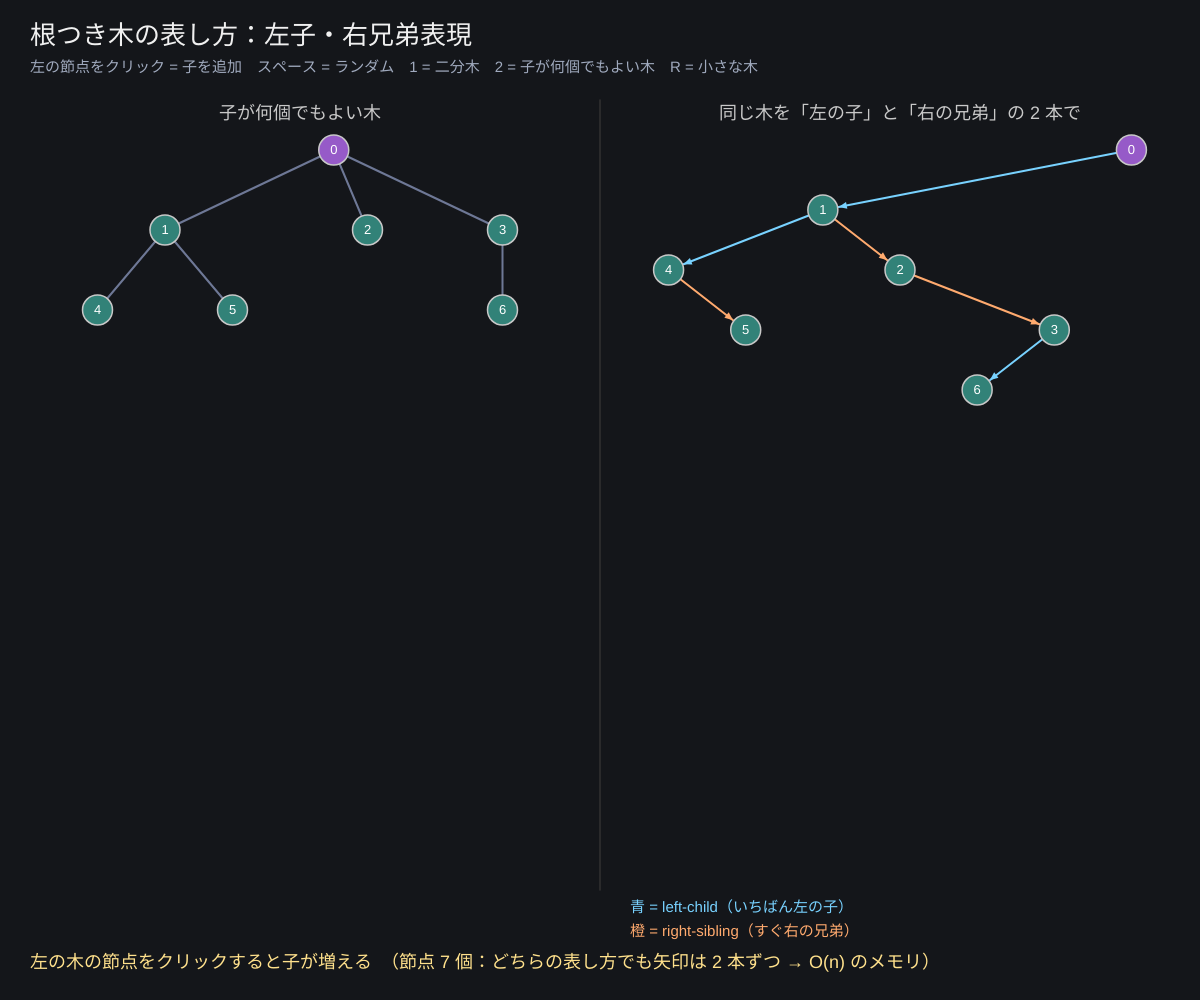
Frame 1 (no input)
Frame 60 (no input): identical to frame 1, image omitted
Frame 120 (the mouse pressed at the canvas centre since frame 60): identical to frame 1, image omitted

The p5.js sketch that drew this single still picture (run headless with seeded random() and noise() and a simulated clock; from frame 60 on, the mouse is pressed at the canvas centre):

// p5.js sketch
// ── sketch.js
// ============================================
// 03 根つき木の表し方
// 子の数が決まっていない木でも、各節点に「いちばん左の子」と「すぐ右の兄弟」の 2 本の矢印だけで表せる
// （左子・右兄弟表現 left-child, right-sibling）。左が普通の絵、右が同じ木を 2 本の矢印で描いたもの
// 操作：左の木の節点をクリック = 子を追加 / スペース = ランダムな木 / 1 = 二分木 / 2 = 子が何個でもよい木 / R = 小さな木
// ============================================

let maxChildren = 4;  // ★ ランダムな木の子の数の最大
let maxNodes = 22;    // ★ 節点の数の上限

let rootT, nextId = 0, hoverId = -1, mode = 2;
let msg = '左の木の節点をクリックすると子が増える';

function setup() {
  createCanvas(windowWidth, windowHeight);
  smallTree();
}

function newNode() { return { id: nextId++, children: [] }; }
function smallTree() {
  nextId = 0; rootT = newNode();
  let a = newNode(), b = newNode(), c = newNode();
  rootT.children.push(a, b, c);
  a.children.push(newNode(), newNode());
  c.children.push(newNode());
}
function randomTree(maxK) {
  nextId = 0; rootT = newNode();
  let q = [rootT];
  while (q.length && nextId < maxNodes - maxK) {
    let x = q.shift();
    let k = floor(random(x === rootT ? 2 : 0, maxK + 1));
    for (let i = 0; i < k && nextId < maxNodes; i++) { let c = newNode(); x.children.push(c); q.push(c); }
  }
}
function countAll(x) { return 1 + x.children.reduce((s, c) => s + countAll(c), 0); }

// 普通の木の位置：葉を左から順に並べ、親は子の真ん中
function layoutGeneral(x, d, ctr, out) {
  if (x.children.length === 0) { out[x.id] = { x: ctr.v++, d }; return out[x.id].x; }
  let xs = x.children.map((c) => layoutGeneral(c, d + 1, ctr, out));
  out[x.id] = { x: (xs[0] + xs[xs.length - 1]) / 2, d };
  return out[x.id].x;
}
// 左子・右兄弟の二分木：left = 最初の子、right = 次の兄弟。中間順で横位置を決める
function toLCRS(x, sib) {
  return { id: x.id, left: x.children.length ? toLCRS(x.children[0], x.children.slice(1)) : null,
           right: sib && sib.length ? toLCRS(sib[0], sib.slice(1)) : null };
}
function layoutBinary(b, d, ctr, out) {
  if (!b) return;
  layoutBinary(b.left, d + 1, ctr, out);
  out[b.id] = { x: ctr.v++, d };
  layoutBinary(b.right, d + 1, ctr, out);
}

function draw() {
  background(20, 22, 26);
  noStroke(); fill(240); textAlign(LEFT, TOP); textSize(26);
  text('根つき木の表し方：左子・右兄弟表現', 30, 24);
  fill(160, 170, 190); textSize(15);
  text('左の節点をクリック = 子を追加　スペース = ランダム　1 = 二分木　2 = 子が何個でもよい木　R = 小さな木', 30, 60);

  let gen = {}, ctr = { v: 0 };
  layoutGeneral(rootT, 0, ctr, gen);
  let leaves = ctr.v;
  let bin = {}, ctr2 = { v: 0 }, lc = toLCRS(rootT, null);
  layoutBinary(lc, 0, ctr2, bin);
  let n = ctr2.v;
  let maxDg = max(Object.values(gen).map((p) => p.d)), maxDb = max(Object.values(bin).map((p) => p.d));

  let half = width / 2, top0 = 150;
  let P = (p) => ({ x: 30 + ((p.x + 0.5) / max(1, leaves)) * (half - 60), y: top0 + p.d * min(80, (height - 260) / (maxDg + 1)) });
  let Q = (p) => ({ x: half + 30 + ((p.x + 0.5) / n) * (half - 60), y: top0 + p.d * min(60, (height - 260) / (maxDb + 1)) });

  // ホバー判定（左の木）
  hoverId = -1;
  for (let id in gen) { let p = P(gen[id]); if (dist(mouseX, mouseY, p.x, p.y) < 18) hoverId = +id; }
  for (let id in bin) { let p = Q(bin[id]); if (dist(mouseX, mouseY, p.x, p.y) < 18) hoverId = +id; }

  // 左：普通の木
  fill(200); textSize(18); textAlign(CENTER, TOP);
  text(mode === 1 ? '二分木（子は left / right の 2 つまで）' : '子が何個でもよい木', half / 2, 105);
  (function edges(x) { for (let c of x.children) { let a = P(gen[x.id]), b = P(gen[c.id]); stroke(110, 120, 150); strokeWeight(2); line(a.x, a.y, b.x, b.y); edges(c); } })(rootT);
  for (let id in gen) drawNode(P(gen[id]), +id);

  // 右：左子・右兄弟
  fill(200); noStroke(); textSize(18); textAlign(CENTER, TOP);
  text('同じ木を「左の子」と「右の兄弟」の 2 本で', half + half / 2, 105);
  (function e2(b) {
    if (!b) return;
    let a = Q(bin[b.id]);
    if (b.left) { let c = Q(bin[b.left.id]); arrowL(a, c, color(120, 210, 255)); e2(b.left); }
    if (b.right) { let c = Q(bin[b.right.id]); arrowL(a, c, color(255, 170, 110)); e2(b.right); }
  })(lc);
  for (let id in bin) drawNode(Q(bin[id]), +id);

  stroke(50); line(half, 100, half, height - 110);
  noStroke(); textAlign(LEFT, TOP); textSize(15);
  fill(120, 210, 255); text('青 = left-child（いちばん左の子）', half + 30, height - 100);
  fill(255, 170, 110); text('橙 = right-sibling（すぐ右の兄弟）', half + 30, height - 76);
  fill(255, 225, 140); textSize(18);
  text(msg + `　（節点 ${countAll(rootT)} 個：どちらの表し方でも矢印は 2 本ずつ → O(n) のメモリ）`, 30, height - 46);
}

function drawNode(p, id) {
  let h = id === hoverId;
  stroke(h ? color(255, 214, 90) : color(200)); strokeWeight(h ? 4 : 1.5);
  fill(id === 0 ? color(150, 90, 200) : color(50, 130, 120));
  circle(p.x, p.y, 30);
  noStroke(); fill(255); textAlign(CENTER, CENTER); textSize(13);
  text(id, p.x, p.y);
}
function arrowL(a, b, c) {
  stroke(c); strokeWeight(2);
  let ang = atan2(b.y - a.y, b.x - a.x);
  let ex = b.x - cos(ang) * 16, ey = b.y - sin(ang) * 16;
  line(a.x, a.y, ex, ey);
  noStroke(); fill(c);
  triangle(ex, ey, ex - cos(ang - 0.4) * 9, ey - sin(ang - 0.4) * 9, ex - cos(ang + 0.4) * 9, ey - sin(ang + 0.4) * 9);
}
function findNode(x, id) { if (x.id === id) return x; for (let c of x.children) { let r = findNode(c, id); if (r) return r; } return null; }

function mousePressed() {
  if (hoverId < 0) return;
  if (countAll(rootT) >= maxNodes) { msg = 'これ以上は増やせません'; return; }
  let x = findNode(rootT, hoverId);
  if (mode === 1 && x.children.length >= 2) { msg = '二分木なので子は 2 つまで'; return; }
  x.children.push(newNode());
  msg = `節点 ${x.id} に子を追加：右では「最後の子の右兄弟」としてつながる`;
}
function keyPressed() {
  let k = key.toLowerCase();
  if (key === ' ') { randomTree(mode === 1 ? 2 : maxChildren); msg = 'ランダムな木'; }
  if (key === '1') { mode = 1; randomTree(2); msg = '二分木：左右の子を区別する（p, left, right の 3 本）'; }
  if (key === '2') { mode = 2; randomTree(maxChildren); msg = '子の数が決まっていない木'; }
  if (k === 'r') { smallTree(); msg = '小さな木'; }
}
function windowResized() { resizeCanvas(windowWidth, windowHeight); }

// ---------- やってみよう ----------
// 1. 根に子を 6 個つける。左は横に広がるが、右は「橙の矢印が 1 列に並ぶ」だけ
// 2. 右の図で、ある節点の子を全部たどるには？（青で 1 回下りて、橙で右へ進み続ける）
// 3. 二分木の配列表現（ヒープ）：節点 i の子は 2i, 2i+1。シリーズ10 のヒープソートとくらべよう
